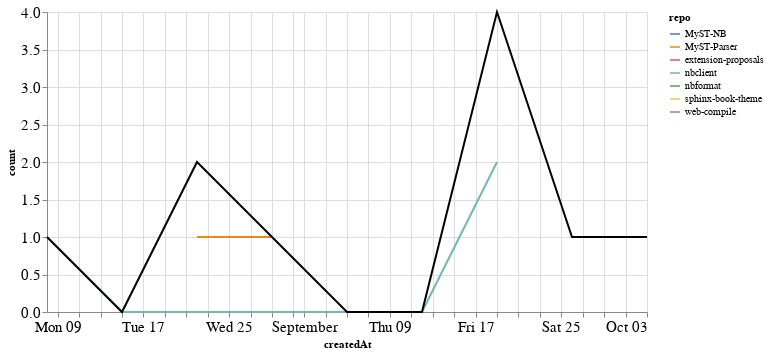

The notebook cell this image was saved under:
### Markdown cell above
### PRs

### Code cell
prs_time = prs.groupby('repo').resample('W', on='createdAt').count()['author'].reset_index()
prs_time = prs_time.rename(columns={'author': 'count'})
prs_time_total = prs_time.groupby('createdAt').agg({"count": "sum"}).reset_index()

ch1 = alt.Chart(prs_time, width=600).mark_line().encode(
    x='createdAt',
    y='count',
    color='repo',
    tooltip="repo"
)

ch2 = alt.Chart(prs_time_total, width=600).mark_line(color="black").encode(
    x='createdAt',
    y='count',
)

ch1 + ch2

### Figure 1 — Vega-Lite specification as saved in the notebook (floating-point values rounded to 4 significant figures)
{"config": {"axisLeft": {"labelFontSize": 15}, "axisBottom": {"labelFontSize": 15}}, "layer": [{"data": {"name": "data-af7be8b9695a009dc9257fa241a768e0"}, "mark": "line", "encoding": {"color": {"type": "nominal", "field": "repo"}, "tooltip": {"type": "nominal", "field": "repo"}, "x": {"type": "temporal", "field": "createdAt"}, "y": {"type": "quantitative", "field": "count"}}, "width": 600}, {"data": {"name": "data-51c86963a70b9bf9a62bfd0896cfd462"}, "mark": {"type": "line", "color": "black"}, "encoding": {"x": {"type": "temporal", "field": "createdAt"}, "y": {"type": "quantitative", "field": "count"}}, "width": 600}], "$schema": "https://vega.github.io/schema/vega-lite/v4.8.1.json", "datasets": {"data-af7be8b9695a009dc9257fa241a768e0": [{"repo": "MyST-NB", "createdAt": "2021-10-03T00:00:00", "count": 1}, {"repo": "MyST-Parser", "createdAt": "2021-08-22T00:00:00", "count": 1}, {"repo": "MyST-Parser", "createdAt": "2021-08-29T00:00:00", "count": 1}, {"repo": "extension-proposals", "createdAt": "2021-09-19T00:00:00", "count": 1}, {"repo": "nbclient", "createdAt": "2021-08-08T00:00:00", "count": 1}, {"repo": "nbclient", "createdAt": "2021-08-15T00:00:00", "count": 0}, {"repo": "nbclient", "createdAt": "2021-08-22T00:00:00", "count": 0}, {"repo": "nbclient", "createdAt": "2021-08-29T00:00:00", "count": 0}, {"repo": "nbclient", "createdAt": "2021-09-05T00:00:00", "count": 0}, {"repo": "nbclient", "createdAt": "2021-09-12T00:00:00", "count": 0}, {"repo": "nbclient", "createdAt": "2021-09-19T00:00:00", "count": 2}, {"repo": "nbformat", "createdAt": "2021-09-19T00:00:00", "count": 1}, {"repo": "sphinx-book-theme", "createdAt": "2021-08-22T00:00:00", "count": 1}, {"repo": "web-compile", "createdAt": "2021-09-26T00:00:00", "count": 1}], "data-51c86963a70b9bf9a62bfd0896cfd462": [{"createdAt": "2021-08-08T00:00:00", "count": 1}, {"createdAt": "2021-08-15T00:00:00", "count": 0}, {"createdAt": "2021-08-22T00:00:00", "count": 2}, {"createdAt": "2021-08-29T00:00:00", "count": 1}, {"createdAt": "2021-09-05T00:00:00", "count": 0}, {"createdAt": "2021-09-12T00:00:00", "count": 0}, {"createdAt": "2021-09-19T00:00:00", "count": 4}, {"createdAt": "2021-09-26T00:00:00", "count": 1}, {"createdAt": "2021-10-03T00:00:00", "count": 1}]}}
